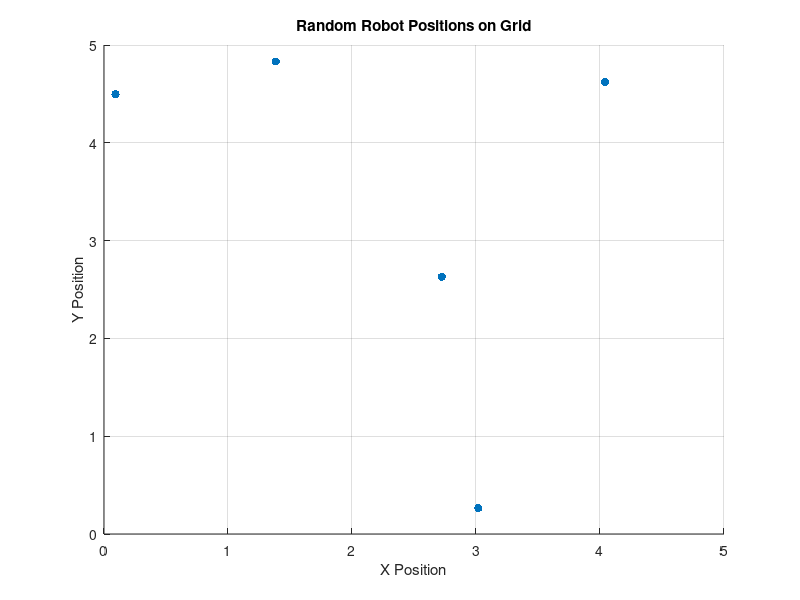

MATLAB code to generate this figure:
num_robot = input("Enter number of robots: [5]");
if isempty(num_robot)
    num_robot = 5; % Default value if no input is provided
end

%Make a graph that display the robot randomly on the square grid
side_length = 5;
robot_positions = rand(num_robot, 2) * side_length; % Generate random positions for robots
% Plot the robot positions on the grid
figure;
scatter(robot_positions(:, 1), robot_positions(:, 2), 'filled');
xlim([0 side_length]);
ylim([0 side_length]);
xlabel('X Position');
ylabel('Y Position');
title('Random Robot Positions on Grid');
grid on;

